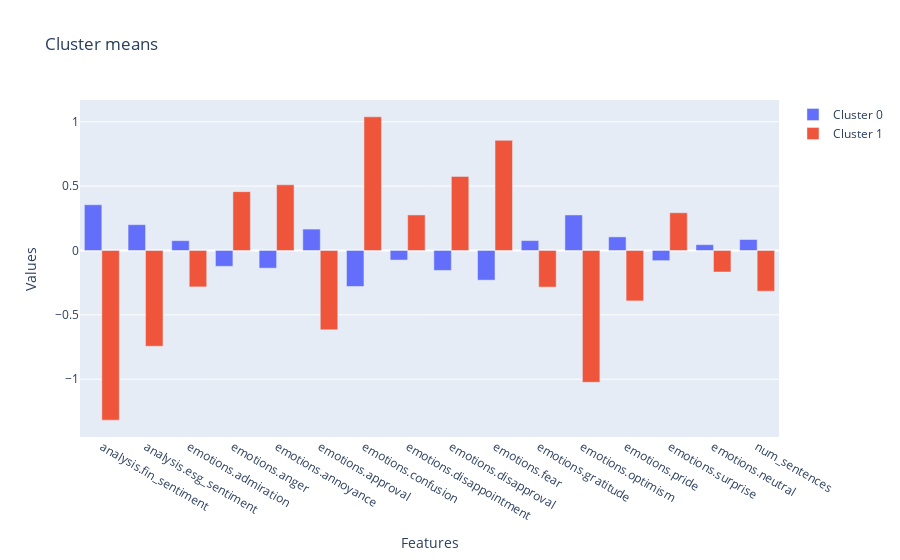

This figure's notebook cell:
### Markdown cell above
Below we plot the cluster centers for the last quarter of the analysis to identify the cluster patterns.

### Code cell
fig = go.Figure(data=[
    go.Bar(name='Cluster 0', x=features, y=list(cluster_means[-1].values())[0][0]),
    go.Bar(name='Cluster 1', x=features, y=list(cluster_means[-1].values())[0][1])
])

fig.update_layout(barmode='group', title='Cluster means',
                  xaxis_title='Features', yaxis_title='Values')

fig.show()

### Figure 1 — Plotly figure (JSON) as saved in the notebook; plotly's stock layout.template omitted (floating-point values rounded to 4 significant figures)
{"data": [{"name": "Cluster 0", "type": "bar", "x": ["analysis.fin_sentiment", "analysis.esg_sentiment", "emotions.admiration", "emotions.anger", "emotions.annoyance", "emotions.approval", "emotions.confusion", "emotions.disappointment", "emotions.disapproval", "emotions.fear", "emotions.gratitude", "emotions.optimism", "emotions.pride", "emotions.surprise", "emotions.neutral", "num_sentences"], "y": [0.3551, 0.2004, 0.0762, -0.1231, -0.1374, 0.1661, -0.2797, -0.07439, -0.155, -0.2305, 0.07669, 0.2759, 0.1055, -0.07894, 0.04503, 0.0852]}, {"name": "Cluster 1", "type": "bar", "x": ["analysis.fin_sentiment", "analysis.esg_sentiment", "emotions.admiration", "emotions.anger", "emotions.annoyance", "emotions.approval", "emotions.confusion", "emotions.disappointment", "emotions.disapproval", "emotions.fear", "emotions.gratitude", "emotions.optimism", "emotions.pride", "emotions.surprise", "emotions.neutral", "num_sentences"], "y": [-1.318, -0.7438, -0.2827, 0.4569, 0.51, -0.6163, 1.038, 0.276, 0.5751, 0.8554, -0.2846, -1.024, -0.3916, 0.2929, -0.1671, -0.3161]}], "layout": {"autosize": true, "barmode": "group", "title": {"text": "Cluster means"}, "xaxis": {"autorange": true, "range": [-0.5, 15.5], "title": {"text": "Features"}, "type": "category"}, "yaxis": {"autorange": true, "range": [-1.449, 1.169], "title": {"text": "Values"}, "type": "linear"}}}
